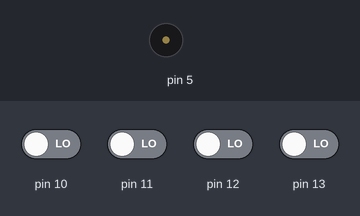
Recording of a sketch running on a simulated Arduino Uno, built with avr-gcc and run on an emulated ATmega328P. Parts: buzzer (waves = sounding). The inputs (shaded band) are chosen by the test bench; at power-on: pin 10–13 LOW.

Above: at 1.2 s.
1.3 s: pin 10 driven HIGH
At 2.2 s:
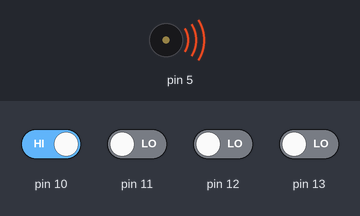
2.8 s: pin 10 driven LOW
At 3.3 s:
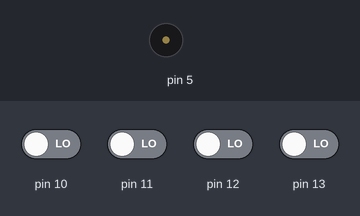
4.3 s: pin 11 driven HIGH
At 5.6 s:
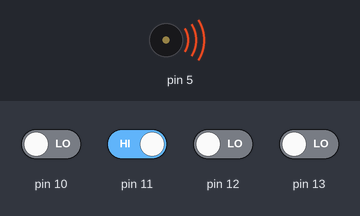
Timing chart, 0 to 7.3 s (numbered marks = the images above; inputs shaded):
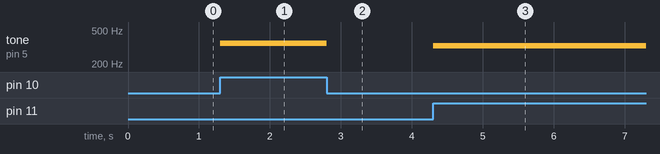

Measured:
- after the input at 1.3 s, tone on pin 5: silent → 349 Hz at once
- after the input at 2.8 s, tone on pin 5: 349 Hz → silent at once
- after the input at 4.3 s, tone on pin 5: silent → 329 Hz at once

The sketch:

009_piano.ino
```cpp
void setup() {
  pinMode(5, OUTPUT);   // 디지털 5번핀을 출력모드로 설정
  pinMode(10, INPUT);   // 디지털 10번핀을 입력모드로 설정
  pinMode(11, INPUT);   // 디지털 11번핀을 입력모드로 설정
  pinMode(12, INPUT);   // 디지털 12번핀을 입력모드로 설정
  pinMode(13, INPUT);   // 디지털 13번핀을 입력모드로 설정
}

void loop() {
  if (digitalRead(13)==HIGH) {
    tone(5, 261.6);             // 도
  }
  else if(digitalRead(12)==HIGH) {
    tone(5, 293.7);             // 레
  }
  else if(digitalRead(11)==HIGH) {
    tone(5, 329.6);             // 미
  }
  else if(digitalRead(10)==HIGH) {
    tone(5, 349.2);             // 파
  }
  else {
    noTone(5);
  }
}
```
